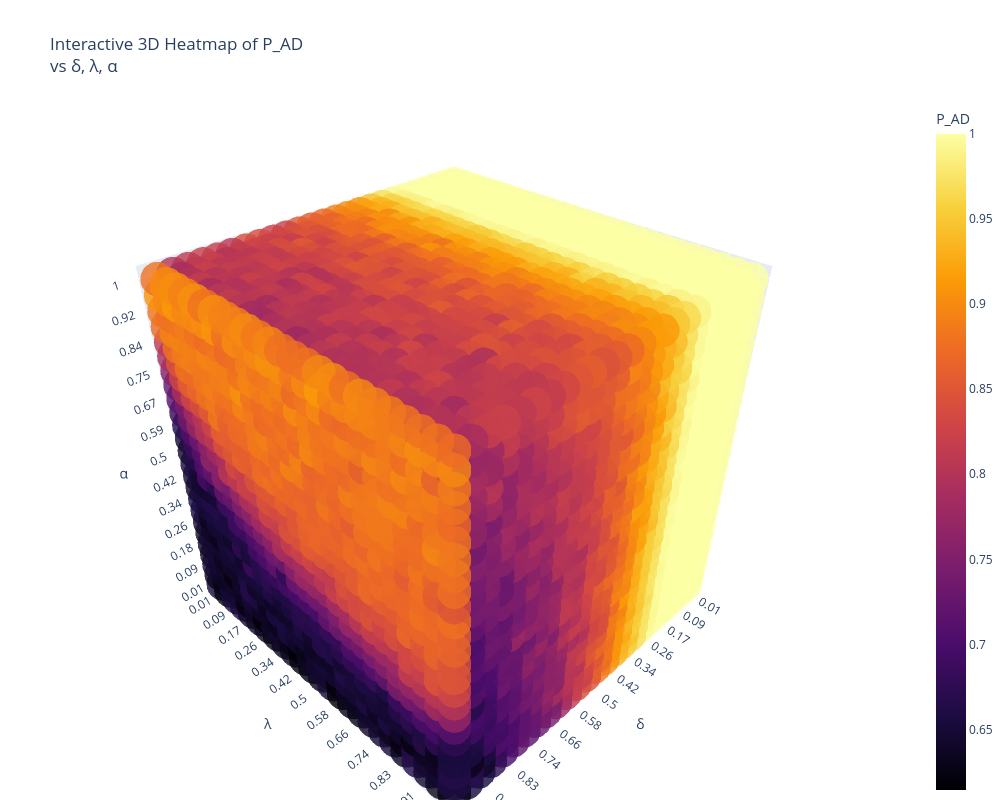

Write notebook code for a chart like this one.
### Code cell
interactive_3d_voxel(df, 'delta', 'lambda', 'alpha', value='P_AD', html= False)

### Figure 1 — Plotly figure (JSON) as saved in the notebook; plotly's stock layout.template omitted (floating-point values rounded to 4 significant figures; data arrays with more than 128 entries replaced by an {"elided": "..."} marker saying what was removed)
{"data": [{"marker": {"color": {"elided": "15625 float values"}, "colorbar": {"title": {"text": "P_AD"}}, "colorscale": [[0, "#000004"], [0.1111, "#1b0c41"], [0.2222, "#4a0c6b"], [0.3333, "#781c6d"], [0.4444, "#a52c60"], [0.5556, "#cf4446"], [0.6667, "#ed6925"], [0.7778, "#fb9b06"], [0.8889, "#f7d13d"], [1, "#fcffa4"]], "opacity": 0.8, "size": 20}, "mode": "markers", "text": {"elided": "15625 str values"}, "type": "scatter3d", "x": {"elided": "15625 int values"}, "y": {"elided": "15625 int values"}, "z": {"elided": "15625 int values"}}], "layout": {"height": 800, "margin": {"b": 0, "l": 0, "r": 0, "t": 100}, "scene": {"xaxis": {"ticktext": [0.01, 0.09, 0.17, 0.26, 0.34, 0.42, 0.5, 0.58, 0.66, 0.74, 0.83, 0.91, 0.99], "tickvals": [0, 2, 4, 6, 8, 10, 12, 14, 16, 18, 20, 22, 24], "title": {"text": "δ"}}, "yaxis": {"ticktext": [0.01, 0.09, 0.17, 0.26, 0.34, 0.42, 0.5, 0.58, 0.66, 0.74, 0.83, 0.91, 0.99], "tickvals": [0, 2, 4, 6, 8, 10, 12, 14, 16, 18, 20, 22, 24], "title": {"text": "λ"}}, "zaxis": {"ticktext": [0.01, 0.09, 0.18, 0.26, 0.34, 0.42, 0.5, 0.59, 0.67, 0.75, 0.84, 0.92, 1], "tickvals": [0, 2, 4, 6, 8, 10, 12, 14, 16, 18, 20, 22, 24], "title": {"text": "α"}}}, "title": {"text": "Interactive 3D Heatmap of P_AD<br>vs δ, λ, α"}, "width": 1000}}
